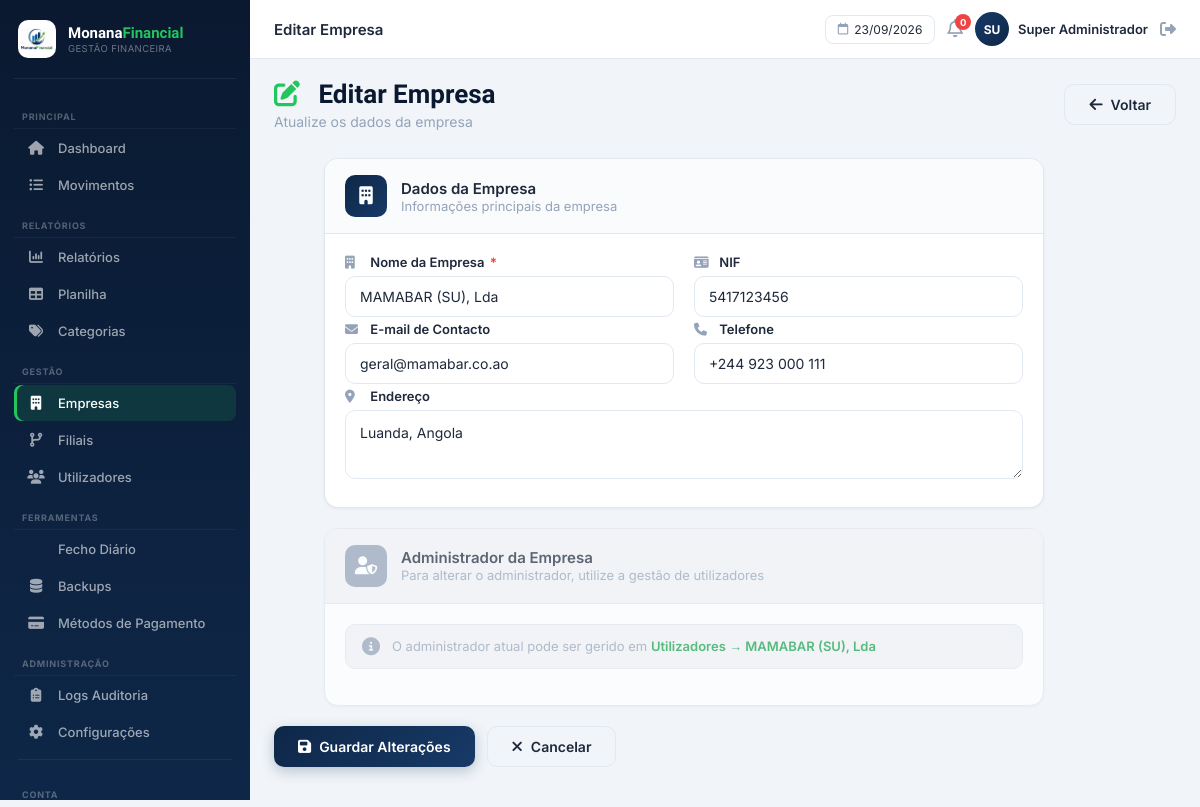
/public/empresas/editar/1 (signed in), run on the app's committed database.
### tables this page shows
CREATE TABLE empresas (
    id INT UNSIGNED AUTO_INCREMENT PRIMARY KEY,
    nome VARCHAR(150) NOT NULL,
    nif VARCHAR(30) DEFAULT NULL,
    logotipo VARCHAR(255) DEFAULT NULL,
    email_contacto VARCHAR(150) DEFAULT NULL,
    telefone VARCHAR(30) DEFAULT NULL,
    endereco VARCHAR(255) DEFAULT NULL,
    ativa TINYINT(1) NOT NULL DEFAULT 1,
    criado_em DATETIME NOT NULL DEFAULT CURRENT_TIMESTAMP,
    atualizado_em DATETIME NOT NULL DEFAULT CURRENT_TIMESTAMP ON UPDATE CURRENT_TIMESTAMP
);

### controllers/EmpresasController.php (called while the page is built, shortened)
<?php
require_once CAMINHO_RAIZ . '/models/Empresa.php';
class EmpresasController extends Controller
{
    private Empresa $empresaModel;
    public function __construct()
    {
        $this->empresaModel = new Empresa();
    }
    public function editar(string $id): void
    {
        $empresa = $this->empresaModel->encontrarPorId((int) $id);
        $this->renderizar('empresas/form', [
            'tituloPagina' => 'Editar Empresa',
            'paginaAtiva'  => 'empresas',
            'empresa'      => $empresa,
            'erros'        => [],
        ]);
    }
}

### public/index.php (called while the page is built, shortened)
<?php
require_once CAMINHO_RAIZ . '/core/Database.php';
require_once CAMINHO_RAIZ . '/core/Model.php';
$roteador = new Router();
$url = $_GET['url'] ?? '';
$roteador->despachar($url);

### core/Model.php (called while the page is built, shortened)
<?php
abstract class Model
{
    public function __construct()
    {
        $this->bd = Database::obterLigacao();
    }
}

### core/Database.php (called while the page is built)
<?php
class Database
{
    private static ?PDO $instancia = null;
    public static function obterLigacao(): PDO
    {
        if (self::$instancia === null) {
            $config = require CAMINHO_RAIZ . '/config/database.php';
            $dsn = "mysql:host={$config['host']};port={$config['porta']};dbname={$config['base']};charset={$config['charset']}";
            try {
                self::$instancia = new PDO($dsn, $config['usuario'], $config['senha'], [
                    PDO::ATTR_ERRMODE            => PDO::ERRMODE_EXCEPTION,
                    PDO::ATTR_DEFAULT_FETCH_MODE => PDO::FETCH_ASSOC,
                    PDO::ATTR_EMULATE_PREPARES   => false,
                ]);
            } catch (PDOException $e) {
                error_log('[MonanaFinancial] Erro de ligação à BD: ' . $e->getMessage());
                die('Não foi possível ligar à base de dados. Verifique a configuração em config/database.php.');
            }
        }
        return self::$instancia;
    }
}

### models/Empresa.php (called while the page is built, shortened)
<?php
require_once CAMINHO_RAIZ . '/core/Model.php';
class Empresa extends Model
{
    public function encontrarPorId(int $id): array|false
    {
        $sql = "SELECT * FROM empresas WHERE id = :id LIMIT 1";
        $stmt = $this->bd->prepare($sql);
        $stmt->execute(['id' => $id]);
        return $stmt->fetch();
    }
}

### views/empresas/form.php (the view, shortened to what this page needs)
<?php
$ehEdicao = !empty($empresa['id']);
$titulo = $ehEdicao ? 'Editar Empresa' : 'Nova Empresa';
$subtitulo = $ehEdicao ? 'Atualize os dados da empresa' : 'Registe uma nova empresa e o seu administrador';
?>
<div class="page-header">
    <div>
        <h1 class="page-title">
            <i class="fas <?php echo $ehEdicao ? 'fa-edit' : 'fa-building'; ?>"></i>
            <?php echo $titulo; ?>
        </h1>
        <p class="page-subtitle"><?php echo $subtitulo; ?></p>
    </div>
    <a href="<?php echo URL_BASE; ?>/empresas/index" class="btn btn-secondary">
        <i class="fas fa-arrow-left"></i> Voltar
    </a>
</div>
<div class="form-container">
    <form method="post" action="<?php echo URL_BASE . '/empresas/' . ($ehEdicao ? 'atualizar/' . (int) $empresa['id'] : 'gravar'); ?>" class="form-modern" id="formEmpresa">
        <div class="form-card">
            <div class="form-card-header">
                <div class="form-card-icon">
                    <i class="fas fa-building"></i>
                </div>
                <div>
                    <h3>Dados da Empresa</h3>
                    <p>Informações principais da empresa</p>
                </div>
            </div>
            <div class="form-card-body">
                <div class="form-grid-2">
                    <div class="form-group">
                        <label for="nome">
                            <i class="fas fa-building"></i> Nome da Empresa <span class="required">*</span>
                        </label>
                        <input type="text" id="nome" name="nome"
                               value="<?php echo htmlspecialchars($empresa['nome'] ?? ''); ?>"
                               placeholder="Ex: MAMABAR (SU), Lda" required>
                    </div>
                    <div class="form-group">
                        <label for="nif">
                            <i class="fas fa-id-card"></i> NIF
                        </label>
                        <input type="text" id="nif" name="nif"
                               value="<?php echo htmlspecialchars($empresa['nif'] ?? ''); ?>"
                               placeholder="Número de identificação fiscal">
                    </div>
                </div>
                <div class="form-grid-2">
                    <div class="form-group">
                        <label for="email_contacto">
                            <i class="fas fa-envelope"></i> E-mail de Contacto
                        </label>
                        <input type="email" id="email_contacto" name="email_contacto"
                               value="<?php echo htmlspecialchars($empresa['email_contacto'] ?? ''); ?>"
                               placeholder="contacto@empresa.co.ao">
                    </div>
                    <div class="form-group">
                        <label for="telefone">
                            <i class="fas fa-phone"></i> Telefone
                        </label>
                        <input type="text" id="telefone" name="telefone"
                               value="<?php echo htmlspecialchars($empresa['telefone'] ?? ''); ?>"
                               placeholder="+244 9XX XXX XXX">
                    </div>
                </div>
                <div class="form-group">
                    <label for="endereco">
                        <i class="fas fa-map-marker-alt"></i> Endereço
                    </label>
                    <textarea id="endereco" name="endereco" rows="2"
                              placeholder="Endereço completo da empresa"><?php echo htmlspecialchars($empresa['endereco'] ?? ''); ?></textarea>
                </div>
            </div>
        </div>
        <?php if (!$ehEdicao): ?>
            <div class="form-card" id="cardAdmin">
                <div class="form-card-header" style="background: linear-gradient(135deg, #f0fdf4, #dcfce7); border-color: #bbf7d0;">
                    <div class="form-card-icon" style="background: linear-gradient(135deg, var(--green), var(--green-dark));">
                        <i class="fas fa-user-shield"></i>
                    </div>
                    <div>
                        <h3>Administrador da Empresa <span style="font-size:12px; font-weight:400; color:var(--green-dark);">(criação automática)</span></h3>
                        <p>O administrador terá acesso total à empresa e poderá gerir utilizadores, filiais e transações</p>
                    </div>
                </div>
                <div class="form-card-body">
                    <div class="info-box info-box-green">
                        <i class="fas fa-info-circle"></i>
                        <div>
                            <strong>Senha automática:</strong> Será gerada uma senha aleatória e mostrada ao criar a empresa.
                            O administrador deverá alterá-la no primeiro acesso.
                        </div>
                    </div>
                    <div class="form-grid-2">
                        <div class="form-group">
                            <label for="admin_nome">
                                <i class="fas fa-user"></i> Nome do Administrador <span class="required">*</span>
                            </label>
                            <input type="text" id="admin_nome" name="admin_nome"
                                   value="<?php echo htmlspecialchars($_POST['admin_nome'] ?? ''); ?>"
                                   placeholder="Nome do administrador" required>
                            <?php if (!empty($erros['admin_nome'])): ?>
                                <span class="error-text"><i class="fas fa-exclamation-circle"></i> <?php echo htmlspecialchars($erros['admin_nome']); ?></span>
                            <?php endif; ?>
                        </div>
                        <div class="form-group">
                            <label for="admin_email">
                                <i class="fas fa-envelope"></i> E-mail do Administrador <span class="required">*</span>
                            </label>
                            <input type="email" id="admin_email" name="admin_email"
                                   value="<?php echo htmlspecialchars($_POST['admin_email'] ?? ''); ?>"
                                   placeholder="admin@empresa.co.ao" required>
                            <?php if (!empty($erros['admin_email'])): ?>
                                <span class="error-text"><i class="fas fa-exclamation-circle"></i> <?php echo htmlspecialchars($erros['admin_email']); ?></span>
                            <?php endif; ?>
                        </div>
                    </div>
                    <div class="form-group">
                        <label for="admin_telefone">
                            <i class="fas fa-phone"></i> Telefone do Administrador
                        </label>
                        <input type="text" id="admin_telefone" name="admin_telefone"
                               value="<?php echo htmlspecialchars($_POST['admin_telefone'] ?? ''); ?>"
                               placeholder="+244 9XX XXX XXX">
                    </div>
                    <details class="advanced-options">
                        <summary><i class="fas fa-cog"></i> Opções avançadas (definir senha manualmente)</summary>
                        <div class="advanced-content">
                            <div class="form-grid-2">
                                <div class="form-group">
                                    <label for="admin_senha">
                                        <i class="fas fa-lock"></i> Senha (opcional)
                                    </label>
                                    <input type="text" id="admin_senha" name="admin_senha"
                                           value="<?php echo htmlspecialchars($_POST['admin_senha'] ?? ''); ?>"
                                           placeholder="Deixe em branco para gerar automaticamente">
                                </div>
                                <div class="form-group">
                                    <label for="admin_senha_confirmar">
                                        <i class="fas fa-check-circle"></i> Confirmar Senha
                                    </label>
                                    <input type="text" id="admin_senha_confirmar" name="admin_senha_confirmar"
                                           value="<?php echo htmlspecialchars($_POST['admin_senha_confirmar'] ?? ''); ?>"
                                           placeholder="Confirme a senha">
                                </div>
                            </div>
                            <div class="info-box info-box-warning">
                                <i class="fas fa-exclamation-triangle"></i>
                                <div>
                                    <strong>Atenção:</strong> Se definir uma senha, certifique-se de que tem pelo menos 8 caracteres.
                                    Se deixar em branco, será gerada automaticamente.
                                </div>
                            </div>
                        </div>
                    </details>
                </div>
            </div>
        <?php else: ?>
            <div class="form-card" style="opacity:0.7;">
                <div class="form-card-header" style="background: #f1f3f6;">
                    <div class="form-card-icon" style="background: var(--muted);">
                        <i class="fas fa-user-shield"></i>
                    </div>
                    <div>
                        <h3>Administrador da Empresa</h3>
                        <p>Para alterar o administrador, utilize a gestão de utilizadores</p>
                    </div>
                </div>
                <div class="form-card-body">
                    <div class="info-box info-box-gray">
                        <i class="fas fa-info-circle"></i>
                        <div>
                            O administrador atual pode ser gerido em
                            <a href="<?php echo URL_BASE; ?>/usuarios/index?empresa_id=<?php echo (int) $empresa['id']; ?>" style="color:var(--green-dark); font-weight:600;">
                                Utilizadores → <?php echo htmlspecialchars($empresa['nome'] ?? ''); ?>
                            </a>
                        </div>
                    </div>
                </div>
            </div>
        <?php endif; ?>
        <div class="form-actions">
            <button type="submit" class="btn btn-primary">
                <i class="fas <?php echo $ehEdicao ? 'fa-save' : 'fa-plus'; ?>"></i>
                <?php echo $ehEdicao ? 'Guardar Alterações' : 'Criar Empresa'; ?>
            </button>
            <a href="<?php echo URL_BASE; ?>/empresas/index" class="btn btn-secondary">
                <i class="fas fa-times"></i> Cancelar
            </a>
        </div>
    </form>
</div>

### public/css/formularios.css (style rules this page uses)
.btn { display:inline-flex;align-items:center;gap:8px; padding:10px 16px; border-radius:9px; font-size:13.5px; font-weight:600; border:none; cursor:pointer; text-decoration:none; transition:transform 0.1s ease, opacity 0.15s ease; }
.form-card { background:var(--white); border:1px solid var(--border); border-radius:14px; box-sizing:border-box; width:min(100%, 720px); max-width:720px; margin:0 auto 20px; overflow:hidden; box-shadow:var(--shadow-sm); transition:var(--transition); }

### views/layouts/principal.php (style rules this page uses)
:root { --navy-deep: #0a1930; --navy: #0e2748; --navy-light: #173a67; --green: #22c55e; --green-dark: #16a34a; --blue: #3b82f6; --blue-dark: #2563eb; --purple: #8b5cf6; --purple-dark: #7c3aed; --orange: #f59e0b; --orange-dark: #d97706; --red: #ef4444; --red-dark: #dc2626; --gold: #fbbf24; --ink: #1e293b; --muted: #94a3b8; --border: #e2e8f0; --bg: #f1f5f9; --white: #ffffff; --shadow-sm: 0 1px 3px rgba(0,0,0,0.06); --shadow-md: 0 4px 20px rgba(0,0,0,0.08); --shadow-lg: 0 10px 40px rgba(0,0,0,0.12); --radius: 14px; --radius-sm: 8px; --transition: all 0.3s cubic-bezier(0.4, 0, 0.2, 1); }
* { box-sizing: border-box; margin: 0; padding: 0; }
body { font-family: 'Inter', sans-serif; background: var(--bg); color: var(--ink); display: flex; min-height: 100vh; overflow-x: hidden; width: 100%; max-width: 100vw; }
.btn { display: inline-flex; align-items: center; gap: 6px; padding: 8px 16px; border-radius: 8px; font-size: 13px; font-weight: 600; font-family: 'Inter', sans-serif; text-decoration: none; transition: all 0.3s ease; border: none; cursor: pointer; }
.btn i { font-size: 14px; }
.btn-secondary { background: var(--bg); color: var(--ink); border: 1.5px solid var(--border); }

### data on the page
empresas: id "Editar Empresa", id "Atualize os dados da empresa", nome "MAMABAR (SU), Lda", nif "5417123456", email_contacto "geral@mamabar.co.ao", telefone "+244 923 000 111", endereco "Luanda, Angola"

### other printed values
$tituloPagina "Editar Empresa"
substr($usuario_nome, 0, 2) "SU"
$usuario_nome "Super Administrador"
